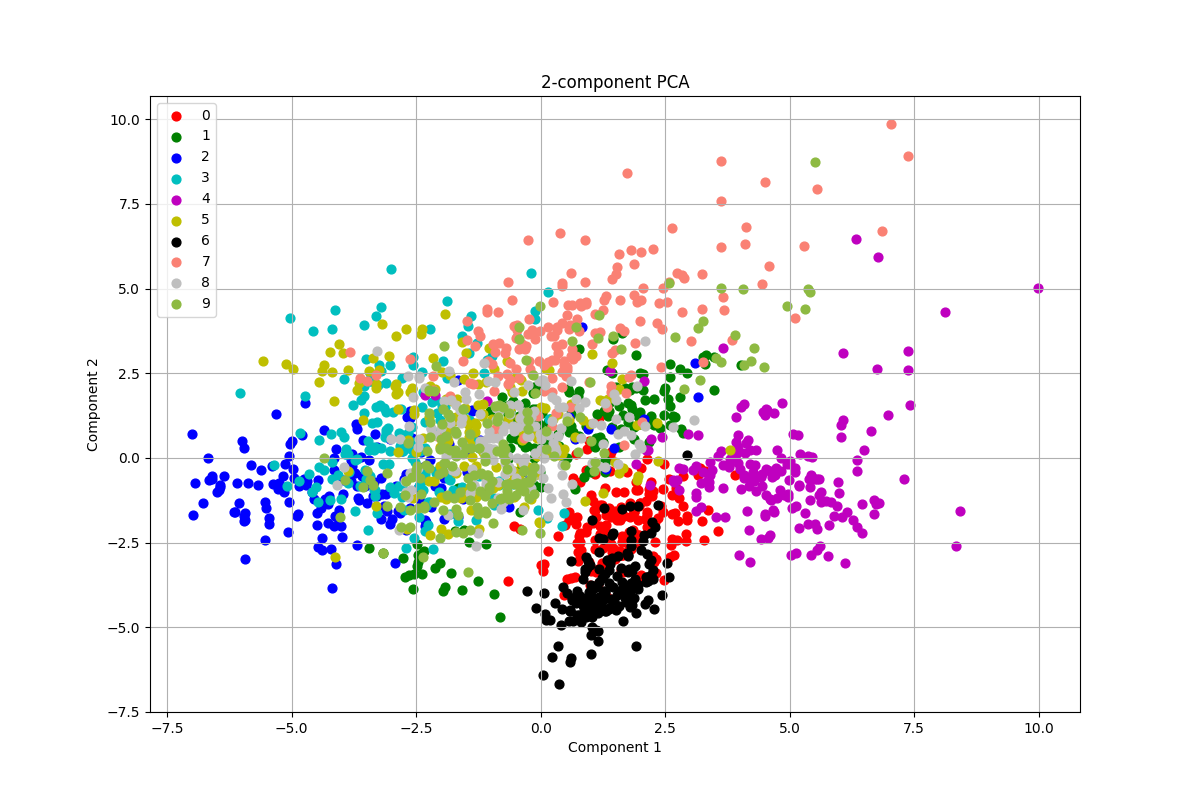

Generate this figure with Python:
from sklearn.datasets import load_digits
import pandas as pd
from sklearn.preprocessing import StandardScaler
from sklearn.decomposition import PCA
import matplotlib.pyplot as plt

X = pd.DataFrame(load_digits().data)
y = pd.DataFrame(load_digits().target,columns= ['target'])

X = StandardScaler().fit_transform(X)
pca = PCA(n_components=2)
principalComponents = pca.fit_transform(X)
principalDf = pd.DataFrame(data = principalComponents, columns = ['Component 1', 'Component 2'])
finalDf = pd.concat([principalDf, y], axis = 1)
#print(finalDf['target'])

fig = plt.figure(figsize = (12,8))
ax = fig.add_subplot(1,1,1) 
ax.set_xlabel('Component 1')
ax.set_ylabel('Component 2')
ax.set_title('2-component PCA')
digits = [0,1, 2,3,4,5,6,7,8,9]
colors = ['r', 'g', 'b','c','m','y','k','#fa8174','0.75','#8EBA42']
for digit, color in zip(digits,colors):
    indices = (finalDf['target'] == digit)
    ax.scatter(finalDf.loc[indices, 'Component 1'], finalDf.loc[indices, 'Component 2'], c = color, s = 40)
ax.legend(digits)
ax.grid()
plt.show()
